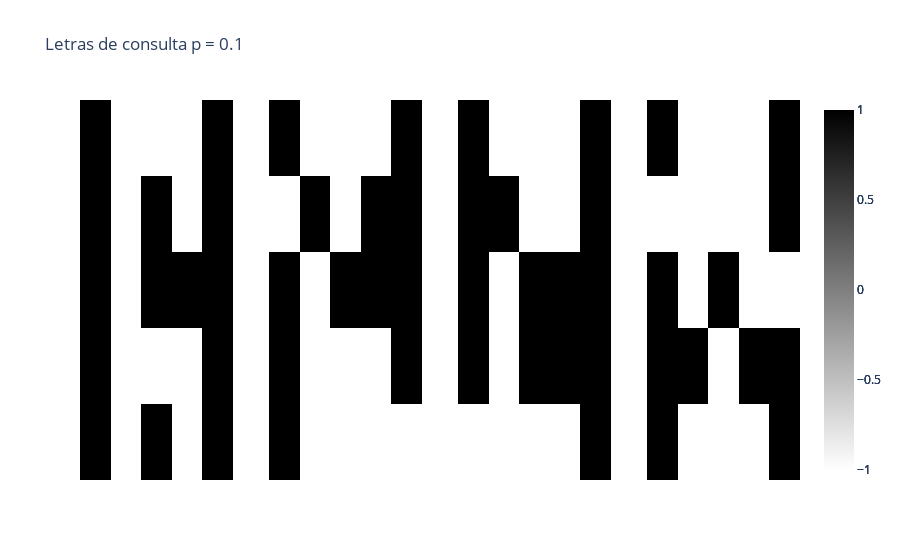

The code cell stored with this chart in its notebook:
### Code cell
bad_matrix = generate_hopfield_matrix(flattened_bad_train_set)
bad_noisy = [add_noise(letter, 0.30) for letter in bad_alphabet_matrix]
bad_not_so_noisy = [add_noise(letter, 0.10) for letter in bad_alphabet_matrix]

print_letters([np.flipud(letter) for letter in bad_not_so_noisy], "Letras de consulta p = 0.1")
print_letters([np.flipud(letter) for letter in bad_noisy], "Letras de consulta p = 0.3")

### Figure 1 — Plotly figure (JSON) as saved in the notebook; plotly's stock layout.template omitted (floating-point values rounded to 4 significant figures)
{"data": [{"colorscale": [[0, "white"], [1, "black"]], "type": "heatmap", "xaxis": "x", "yaxis": "y", "z": [[1, -1, 1, -1, 1], [1, -1, -1, -1, 1], [1, -1, 1, 1, 1], [1, -1, 1, -1, 1], [1, -1, -1, -1, 1]]}, {"colorscale": [[0, "white"], [1, "black"]], "type": "heatmap", "xaxis": "x2", "yaxis": "y2", "z": [[1, -1, -1, -1, -1], [1, -1, -1, -1, 1], [1, -1, 1, 1, 1], [-1, 1, -1, 1, 1], [1, -1, -1, -1, 1]]}, {"colorscale": [[0, "white"], [1, "black"]], "type": "heatmap", "xaxis": "x3", "yaxis": "y3", "z": [[-1, -1, -1, -1, 1], [1, -1, 1, 1, 1], [1, -1, 1, 1, 1], [1, 1, -1, -1, 1], [1, -1, -1, -1, 1]]}, {"colorscale": [[0, "white"], [1, "black"]], "type": "heatmap", "xaxis": "x4", "yaxis": "y4", "z": [[1, -1, -1, -1, 1], [1, 1, -1, 1, 1], [1, -1, 1, -1, -1], [-1, -1, -1, -1, 1], [1, -1, -1, -1, 1]]}], "layout": {"coloraxis": {"showscale": false}, "title": {"text": "Letras de consulta p = 0.1"}, "xaxis": {"anchor": "y", "domain": [0, 0.2125], "showticklabels": false}, "xaxis2": {"anchor": "y2", "domain": [0.2625, 0.475], "showticklabels": false}, "xaxis3": {"anchor": "y3", "domain": [0.525, 0.7375], "showticklabels": false}, "xaxis4": {"anchor": "y4", "domain": [0.7875, 1], "showticklabels": false}, "yaxis": {"anchor": "x", "domain": [0, 1], "showticklabels": false}, "yaxis2": {"anchor": "x2", "domain": [0, 1], "showticklabels": false}, "yaxis3": {"anchor": "x3", "domain": [0, 1], "showticklabels": false}, "yaxis4": {"anchor": "x4", "domain": [0, 1], "showticklabels": false}}}
